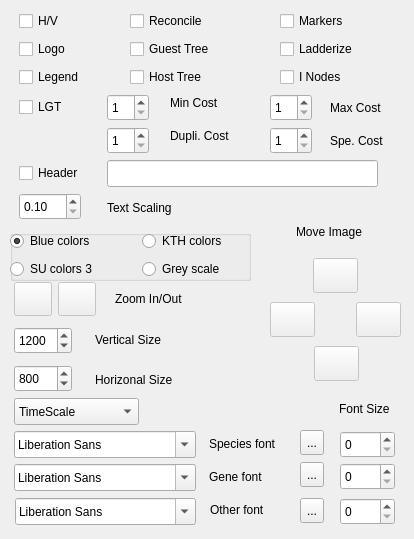
<?xml version="1.0" encoding="UTF-8"?>
<ui version="4.0">
 <class>Parameters</class>
 <widget class="QWidget" name="Parameters">
  <property name="geometry">
   <rect>
    <x>0</x>
    <y>0</y>
    <width>414</width>
    <height>539</height>
   </rect>
  </property>
  <property name="sizePolicy">
   <sizepolicy hsizetype="Fixed" vsizetype="Fixed">
    <horstretch>0</horstretch>
    <verstretch>0</verstretch>
   </sizepolicy>
  </property>
  <property name="minimumSize">
   <size>
    <width>414</width>
    <height>499</height>
   </size>
  </property>
  <property name="maximumSize">
   <size>
    <width>414</width>
    <height>600</height>
   </size>
  </property>
  <property name="windowTitle">
   <string>Parameters</string>
  </property>
  <widget class="QCheckBox" name="checkBoxHV">
   <property name="geometry">
    <rect>
     <x>19</x>
     <y>10</y>
     <width>55</width>
     <height>22</height>
    </rect>
   </property>
   <property name="toolTip">
    <string extracomment="Swith Horizonal/Vertical orientation"/>
   </property>
   <property name="statusTip">
    <string extracomment="Swith Horizonal/Vertical orientation"/>
   </property>
   <property name="text">
    <string>H/V</string>
   </property>
  </widget>
  <widget class="QPushButton" name="pushButtonMoveDown">
   <property name="enabled">
    <bool>false</bool>
   </property>
   <property name="geometry">
    <rect>
     <x>314</x>
     <y>346</y>
     <width>45</width>
     <height>35</height>
    </rect>
   </property>
   <property name="text">
    <string/>
   </property>
   <property name="icon">
    <iconset>
     <activeoff>:/images/1311772376_Arrow Down.png</activeoff>
    </iconset>
   </property>
  </widget>
  <widget class="QSpinBox" name="spinBoxMinCost">
   <property name="enabled">
    <bool>true</bool>
   </property>
   <property name="geometry">
    <rect>
     <x>107</x>
     <y>94</y>
     <width>42</width>
     <height>27</height>
    </rect>
   </property>
   <property name="toolTip">
    <string extracomment="Minimum cost of Scenarios allowed"/>
   </property>
   <property name="statusTip">
    <string extracomment="Minimum cost of Scenarios allowed"/>
   </property>
   <property name="minimum">
    <number>1</number>
   </property>
   <property name="maximum">
    <number>20</number>
   </property>
  </widget>
  <widget class="QSpinBox" name="spinBoxSpeCost">
   <property name="enabled">
    <bool>true</bool>
   </property>
   <property name="geometry">
    <rect>
     <x>270</x>
     <y>127</y>
     <width>42</width>
     <height>27</height>
    </rect>
   </property>
   <property name="toolTip">
    <string extracomment="Cost of a speciation event"/>
   </property>
   <property name="statusTip">
    <string extracomment="Cost of a speciation event"/>
   </property>
   <property name="minimum">
    <number>1</number>
   </property>
   <property name="maximum">
    <number>10</number>
   </property>
  </widget>
  <widget class="QFontComboBox" name="fontComboBoxGene">
   <property name="geometry">
    <rect>
     <x>14</x>
     <y>464</y>
     <width>182</width>
     <height>27</height>
    </rect>
   </property>
   <property name="fontFilters">
    <set>QFontComboBox::ScalableFonts</set>
   </property>
  </widget>
  <widget class="QLabel" name="label_2">
   <property name="geometry">
    <rect>
     <x>107</x>
     <y>199</y>
     <width>80</width>
     <height>17</height>
    </rect>
   </property>
   <property name="text">
    <string>Text Scaling</string>
   </property>
  </widget>
  <widget class="QLineEdit" name="lineEditHeaderText">
   <property name="enabled">
    <bool>true</bool>
   </property>
   <property name="geometry">
    <rect>
     <x>107</x>
     <y>160</y>
     <width>271</width>
     <height>27</height>
    </rect>
   </property>
  </widget>
  <widget class="QCheckBox" name="checkBoxLadderize">
   <property name="geometry">
    <rect>
     <x>280</x>
     <y>38</y>
     <width>96</width>
     <height>22</height>
    </rect>
   </property>
   <property name="toolTip">
    <string extracomment="Ladderize the tree right or left"/>
   </property>
   <property name="statusTip">
    <string extracomment="Ladderize the tree right or left"/>
   </property>
   <property name="text">
    <string>Ladderize</string>
   </property>
  </widget>
  <widget class="QLabel" name="label_9">
   <property name="geometry">
    <rect>
     <x>330</x>
     <y>94</y>
     <width>56</width>
     <height>27</height>
    </rect>
   </property>
   <property name="text">
    <string>Max Cost</string>
   </property>
  </widget>
  <widget class="QCheckBox" name="checkBoxHeader">
   <property name="geometry">
    <rect>
     <x>19</x>
     <y>162</y>
     <width>78</width>
     <height>22</height>
    </rect>
   </property>
   <property name="toolTip">
    <string extracomment="Show this text on the top of  the picture"/>
   </property>
   <property name="statusTip">
    <string extracomment="Show this text on the top of  the picture"/>
   </property>
   <property name="text">
    <string>Header</string>
   </property>
  </widget>
  <widget class="QLabel" name="label_5">
   <property name="geometry">
    <rect>
     <x>209</x>
     <y>435</y>
     <width>84</width>
     <height>17</height>
    </rect>
   </property>
   <property name="text">
    <string>Species font</string>
   </property>
  </widget>
  <widget class="QSpinBox" name="spinBoxHorizontalSize">
   <property name="geometry">
    <rect>
     <x>14</x>
     <y>365</y>
     <width>58</width>
     <height>27</height>
    </rect>
   </property>
   <property name="minimum">
    <number>400</number>
   </property>
   <property name="maximum">
    <number>2200</number>
   </property>
   <property name="singleStep">
    <number>10</number>
   </property>
   <property name="value">
    <number>800</number>
   </property>
  </widget>
  <widget class="QPushButton" name="pushButtonMoveUp">
   <property name="enabled">
    <bool>false</bool>
   </property>
   <property name="geometry">
    <rect>
     <x>313</x>
     <y>258</y>
     <width>45</width>
     <height>35</height>
    </rect>
   </property>
   <property name="text">
    <string/>
   </property>
   <property name="icon">
    <iconset>
     <activeoff>:/images/1311772369_Arrow Up.png</activeoff>
    </iconset>
   </property>
  </widget>
  <widget class="QCheckBox" name="checkBoxLogo">
   <property name="geometry">
    <rect>
     <x>19</x>
     <y>38</y>
     <width>62</width>
     <height>22</height>
    </rect>
   </property>
   <property name="toolTip">
    <string extracomment="Show PrimeTV logo"/>
   </property>
   <property name="statusTip">
    <string extracomment="Show PrimeTV logo"/>
   </property>
   <property name="text">
    <string>Logo</string>
   </property>
  </widget>
  <widget class="QDoubleSpinBox" name="doubleSpinBoxTextScale">
   <property name="geometry">
    <rect>
     <x>19</x>
     <y>193</y>
     <width>62</width>
     <height>27</height>
    </rect>
   </property>
   <property name="toolTip">
    <string extracomment="Size of text scalation"/>
   </property>
   <property name="statusTip">
    <string extracomment="Size of text scalation"/>
   </property>
   <property name="minimum">
    <double>0.100000000000000</double>
   </property>
   <property name="maximum">
    <double>10.000000000000000</double>
   </property>
   <property name="singleStep">
    <double>0.200000000000000</double>
   </property>
  </widget>
  <widget class="QCheckBox" name="checkBoxGuest">
   <property name="geometry">
    <rect>
     <x>130</x>
     <y>38</y>
     <width>100</width>
     <height>22</height>
    </rect>
   </property>
   <property name="toolTip">
    <string extracomment="Whether to draw the guest tree or not"/>
   </property>
   <property name="statusTip">
    <string extracomment="Whether to draw the guest tree or not"/>
   </property>
   <property name="text">
    <string>Guest Tree</string>
   </property>
  </widget>
  <widget class="QSpinBox" name="spinBoxDupliCost">
   <property name="enabled">
    <bool>true</bool>
   </property>
   <property name="geometry">
    <rect>
     <x>107</x>
     <y>127</y>
     <width>42</width>
     <height>27</height>
    </rect>
   </property>
   <property name="toolTip">
    <string extracomment="Cost of a duplication event"/>
   </property>
   <property name="statusTip">
    <string extracomment="Cost of a duplication event"/>
   </property>
   <property name="minimum">
    <number>1</number>
   </property>
   <property name="maximum">
    <number>10</number>
   </property>
  </widget>
  <widget class="QCheckBox" name="checkBoxINodes">
   <property name="geometry">
    <rect>
     <x>280</x>
     <y>66</y>
     <width>79</width>
     <height>22</height>
    </rect>
   </property>
   <property name="text">
    <string>I Nodes</string>
   </property>
  </widget>
  <widget class="QLabel" name="label_3">
   <property name="geometry">
    <rect>
     <x>95</x>
     <y>331</y>
     <width>83</width>
     <height>17</height>
    </rect>
   </property>
   <property name="text">
    <string>Vertical Size</string>
   </property>
  </widget>
  <widget class="QLabel" name="label_8">
   <property name="geometry">
    <rect>
     <x>170</x>
     <y>94</y>
     <width>60</width>
     <height>17</height>
    </rect>
   </property>
   <property name="text">
    <string>Min Cost</string>
   </property>
  </widget>
  <widget class="QLabel" name="label_4">
   <property name="geometry">
    <rect>
     <x>95</x>
     <y>371</y>
     <width>96</width>
     <height>17</height>
    </rect>
   </property>
   <property name="text">
    <string>Horizonal Size</string>
   </property>
  </widget>
  <widget class="QLabel" name="label_11">
   <property name="geometry">
    <rect>
     <x>330</x>
     <y>127</y>
     <width>56</width>
     <height>27</height>
    </rect>
   </property>
   <property name="text">
    <string>Spe. Cost</string>
   </property>
  </widget>
  <widget class="QCheckBox" name="checkBoxLegend">
   <property name="geometry">
    <rect>
     <x>19</x>
     <y>66</y>
     <width>77</width>
     <height>22</height>
    </rect>
   </property>
   <property name="text">
    <string>Legend</string>
   </property>
  </widget>
  <widget class="QLabel" name="label_6">
   <property name="geometry">
    <rect>
     <x>209</x>
     <y>468</y>
     <width>69</width>
     <height>17</height>
    </rect>
   </property>
   <property name="text">
    <string>Gene font</string>
   </property>
  </widget>
  <widget class="QPushButton" name="pushButtonMoveRight">
   <property name="enabled">
    <bool>false</bool>
   </property>
   <property name="geometry">
    <rect>
     <x>356</x>
     <y>302</y>
     <width>45</width>
     <height>35</height>
    </rect>
   </property>
   <property name="text">
    <string/>
   </property>
   <property name="icon">
    <iconset>
     <activeoff>:/images/1311772356_Arrow Right.png</activeoff>
    </iconset>
   </property>
  </widget>
  <widget class="QPushButton" name="pushButtonZoomOut">
   <property name="enabled">
    <bool>false</bool>
   </property>
   <property name="geometry">
    <rect>
     <x>14</x>
     <y>282</y>
     <width>38</width>
     <height>34</height>
    </rect>
   </property>
   <property name="toolTip">
    <string extracomment="Zoom In"/>
   </property>
   <property name="statusTip">
    <string extracomment="Zoom In"/>
   </property>
   <property name="styleSheet">
    <string notr="true"/>
   </property>
   <property name="text">
    <string/>
   </property>
   <property name="icon">
    <iconset>
     <activeoff>:/images/Zoom-Out-icon.png</activeoff>
    </iconset>
   </property>
  </widget>
  <widget class="QFontComboBox" name="fontComboBoxSpecies">
   <property name="geometry">
    <rect>
     <x>14</x>
     <y>431</y>
     <width>182</width>
     <height>27</height>
    </rect>
   </property>
   <property name="fontFilters">
    <set>QFontComboBox::ScalableFonts</set>
   </property>
  </widget>
  <widget class="QPushButton" name="pushButtonZoomIn">
   <property name="enabled">
    <bool>false</bool>
   </property>
   <property name="geometry">
    <rect>
     <x>58</x>
     <y>282</y>
     <width>38</width>
     <height>34</height>
    </rect>
   </property>
   <property name="toolTip">
    <string extracomment="Zoom out"/>
   </property>
   <property name="statusTip">
    <string extracomment="Zoom out"/>
   </property>
   <property name="text">
    <string/>
   </property>
   <property name="icon">
    <iconset>
     <activeoff>:/images/Zoom-In-icon.png</activeoff>
    </iconset>
   </property>
  </widget>
  <widget class="QCheckBox" name="checkBoxLGT">
   <property name="geometry">
    <rect>
     <x>19</x>
     <y>96</y>
     <width>55</width>
     <height>22</height>
    </rect>
   </property>
   <property name="toolTip">
    <string extracomment="Include Horizonal transfer"/>
   </property>
   <property name="statusTip">
    <string extracomment="Include Horizonal transfer"/>
   </property>
   <property name="text">
    <string>LGT</string>
   </property>
  </widget>
  <widget class="QLabel" name="label_10">
   <property name="geometry">
    <rect>
     <x>170</x>
     <y>127</y>
     <width>74</width>
     <height>17</height>
    </rect>
   </property>
   <property name="text">
    <string>Dupli. Cost</string>
   </property>
  </widget>
  <widget class="QCheckBox" name="checkBoxMarkers">
   <property name="geometry">
    <rect>
     <x>280</x>
     <y>10</y>
     <width>84</width>
     <height>22</height>
    </rect>
   </property>
   <property name="toolTip">
    <string extracomment="Activate markers"/>
   </property>
   <property name="statusTip">
    <string extracomment="Activate markers"/>
   </property>
   <property name="text">
    <string>Markers</string>
   </property>
  </widget>
  <widget class="QCheckBox" name="checkBoxReconcile">
   <property name="geometry">
    <rect>
     <x>130</x>
     <y>10</y>
     <width>93</width>
     <height>22</height>
    </rect>
   </property>
   <property name="toolTip">
    <string extracomment="Reconcile trees, when gene tree is given as input"/>
   </property>
   <property name="statusTip">
    <string extracomment="Reconcile trees, when gene tree is given as input"/>
   </property>
   <property name="text">
    <string>Reconcile</string>
   </property>
  </widget>
  <widget class="QSpinBox" name="spinBoxVerticalSize">
   <property name="geometry">
    <rect>
     <x>14</x>
     <y>327</y>
     <width>58</width>
     <height>27</height>
    </rect>
   </property>
   <property name="minimum">
    <number>400</number>
   </property>
   <property name="maximum">
    <number>2200</number>
   </property>
   <property name="singleStep">
    <number>10</number>
   </property>
   <property name="value">
    <number>1200</number>
   </property>
  </widget>
  <widget class="QPushButton" name="pushButtonMoveLeft">
   <property name="enabled">
    <bool>false</bool>
   </property>
   <property name="geometry">
    <rect>
     <x>270</x>
     <y>302</y>
     <width>45</width>
     <height>35</height>
    </rect>
   </property>
   <property name="text">
    <string/>
   </property>
   <property name="icon">
    <iconset>
     <activeoff>:/images/1311772373_Arrow Left.png</activeoff>
    </iconset>
   </property>
  </widget>
  <widget class="QCheckBox" name="checkBoxHost">
   <property name="geometry">
    <rect>
     <x>130</x>
     <y>66</y>
     <width>93</width>
     <height>22</height>
    </rect>
   </property>
   <property name="text">
    <string>Host Tree</string>
   </property>
  </widget>
  <widget class="QComboBox" name="comboBoxTime">
   <property name="geometry">
    <rect>
     <x>14</x>
     <y>398</y>
     <width>125</width>
     <height>27</height>
    </rect>
   </property>
   <item>
    <property name="text">
     <string>TimeScale</string>
    </property>
   </item>
   <item>
    <property name="text">
     <string>NoTimeScale</string>
    </property>
   </item>
   <item>
    <property name="text">
     <string>EdgesByTime</string>
    </property>
   </item>
  </widget>
  <widget class="QSpinBox" name="spinBoxMaxCost">
   <property name="enabled">
    <bool>true</bool>
   </property>
   <property name="geometry">
    <rect>
     <x>270</x>
     <y>94</y>
     <width>42</width>
     <height>27</height>
    </rect>
   </property>
   <property name="toolTip">
    <string extracomment="Maximum cost of Scenarios allowed"/>
   </property>
   <property name="statusTip">
    <string extracomment="Maximum cost of Scenarios allowed"/>
   </property>
   <property name="minimum">
    <number>1</number>
   </property>
   <property name="maximum">
    <number>20</number>
   </property>
  </widget>
  <widget class="QLabel" name="label">
   <property name="geometry">
    <rect>
     <x>115</x>
     <y>290</y>
     <width>91</width>
     <height>17</height>
    </rect>
   </property>
   <property name="text">
    <string>Zoom In/Out</string>
   </property>
  </widget>
  <widget class="QLabel" name="label_7">
   <property name="geometry">
    <rect>
     <x>296</x>
     <y>223</y>
     <width>81</width>
     <height>17</height>
    </rect>
   </property>
   <property name="text">
    <string>Move Image</string>
   </property>
  </widget>
  <widget class="QGroupBox" name="groupBox">
   <property name="geometry">
    <rect>
     <x>10</x>
     <y>230</y>
     <width>241</width>
     <height>51</height>
    </rect>
   </property>
   <property name="title">
    <string/>
   </property>
   <widget class="QRadioButton" name="radioButtonColor3">
    <property name="geometry">
     <rect>
      <x>0</x>
      <y>28</y>
      <width>102</width>
      <height>22</height>
     </rect>
    </property>
    <property name="text">
     <string>SU colors 3</string>
    </property>
   </widget>
   <widget class="QRadioButton" name="radioButtonColor2">
    <property name="geometry">
     <rect>
      <x>132</x>
      <y>0</y>
      <width>102</width>
      <height>22</height>
     </rect>
    </property>
    <property name="text">
     <string>KTH colors</string>
    </property>
   </widget>
   <widget class="QRadioButton" name="radioButtonColor4">
    <property name="geometry">
     <rect>
      <x>132</x>
      <y>28</y>
      <width>102</width>
      <height>22</height>
     </rect>
    </property>
    <property name="text">
     <string>Grey scale</string>
    </property>
   </widget>
   <widget class="QRadioButton" name="radioButtonColor1">
    <property name="geometry">
     <rect>
      <x>0</x>
      <y>0</y>
      <width>101</width>
      <height>22</height>
     </rect>
    </property>
    <property name="text">
     <string>Blue colors</string>
    </property>
    <property name="checked">
     <bool>true</bool>
    </property>
   </widget>
  </widget>
  <widget class="QToolButton" name="speciesColor">
   <property name="geometry">
    <rect>
     <x>300</x>
     <y>430</y>
     <width>24</width>
     <height>25</height>
    </rect>
   </property>
   <property name="text">
    <string>...</string>
   </property>
   <property name="icon">
    <iconset>
     <activeoff>:/images/select-by-color-icon.png</activeoff>
    </iconset>
   </property>
  </widget>
  <widget class="QToolButton" name="geneColor">
   <property name="geometry">
    <rect>
     <x>300</x>
     <y>462</y>
     <width>24</width>
     <height>25</height>
    </rect>
   </property>
   <property name="text">
    <string>...</string>
   </property>
   <property name="icon">
    <iconset>
     <activeoff>:/images/select-by-color-icon.png</activeoff>
    </iconset>
   </property>
  </widget>
  <widget class="QSpinBox" name="spinBoxSpeciesFontSize">
   <property name="geometry">
    <rect>
     <x>340</x>
     <y>431</y>
     <width>55</width>
     <height>27</height>
    </rect>
   </property>
  </widget>
  <widget class="QSpinBox" name="spinBoxGeneFontSize">
   <property name="geometry">
    <rect>
     <x>340</x>
     <y>463</y>
     <width>55</width>
     <height>27</height>
    </rect>
   </property>
  </widget>
  <widget class="QFontComboBox" name="fontComboBoxAll">
   <property name="geometry">
    <rect>
     <x>15</x>
     <y>498</y>
     <width>181</width>
     <height>27</height>
    </rect>
   </property>
   <property name="fontFilters">
    <set>QFontComboBox::ScalableFonts</set>
   </property>
  </widget>
  <widget class="QToolButton" name="allColor">
   <property name="geometry">
    <rect>
     <x>300</x>
     <y>498</y>
     <width>24</width>
     <height>25</height>
    </rect>
   </property>
   <property name="text">
    <string>...</string>
   </property>
   <property name="icon">
    <iconset>
     <activeoff>:/images/select-by-color-icon.png</activeoff>
    </iconset>
   </property>
  </widget>
  <widget class="QLabel" name="label_12">
   <property name="geometry">
    <rect>
     <x>210</x>
     <y>501</y>
     <width>81</width>
     <height>17</height>
    </rect>
   </property>
   <property name="text">
    <string>Other font</string>
   </property>
  </widget>
  <widget class="QSpinBox" name="spinBoxAllFontSize">
   <property name="geometry">
    <rect>
     <x>340</x>
     <y>498</y>
     <width>55</width>
     <height>27</height>
    </rect>
   </property>
  </widget>
  <widget class="QLabel" name="label_13">
   <property name="geometry">
    <rect>
     <x>339</x>
     <y>400</y>
     <width>61</width>
     <height>17</height>
    </rect>
   </property>
   <property name="text">
    <string>Font Size</string>
   </property>
  </widget>
 </widget>
 <resources>
  <include location="application.qrc"/>
 </resources>
 <connections>
  <connection>
   <sender>checkBoxHV</sender>
   <signal>stateChanged(int)</signal>
   <receiver>Parameters</receiver>
   <slot>update()</slot>
   <hints>
    <hint type="sourcelabel">
     <x>46</x>
     <y>20</y>
    </hint>
    <hint type="destinationlabel">
     <x>206</x>
     <y>249</y>
    </hint>
   </hints>
  </connection>
  <connection>
   <sender>checkBoxGuest</sender>
   <signal>stateChanged(int)</signal>
   <receiver>Parameters</receiver>
   <slot>update()</slot>
   <hints>
    <hint type="sourcelabel">
     <x>179</x>
     <y>48</y>
    </hint>
    <hint type="destinationlabel">
     <x>206</x>
     <y>249</y>
    </hint>
   </hints>
  </connection>
  <connection>
   <sender>checkBoxHeader</sender>
   <signal>stateChanged(int)</signal>
   <receiver>Parameters</receiver>
   <slot>update()</slot>
   <hints>
    <hint type="sourcelabel">
     <x>57</x>
     <y>172</y>
    </hint>
    <hint type="destinationlabel">
     <x>206</x>
     <y>249</y>
    </hint>
   </hints>
  </connection>
  <connection>
   <sender>checkBoxHost</sender>
   <signal>stateChanged(int)</signal>
   <receiver>Parameters</receiver>
   <slot>update()</slot>
   <hints>
    <hint type="sourcelabel">
     <x>176</x>
     <y>76</y>
    </hint>
    <hint type="destinationlabel">
     <x>206</x>
     <y>249</y>
    </hint>
   </hints>
  </connection>
  <connection>
   <sender>checkBoxINodes</sender>
   <signal>stateChanged(int)</signal>
   <receiver>Parameters</receiver>
   <slot>update()</slot>
   <hints>
    <hint type="sourcelabel">
     <x>319</x>
     <y>76</y>
    </hint>
    <hint type="destinationlabel">
     <x>206</x>
     <y>249</y>
    </hint>
   </hints>
  </connection>
  <connection>
   <sender>checkBoxLadderize</sender>
   <signal>stateChanged(int)</signal>
   <receiver>Parameters</receiver>
   <slot>update()</slot>
   <hints>
    <hint type="sourcelabel">
     <x>327</x>
     <y>48</y>
    </hint>
    <hint type="destinationlabel">
     <x>206</x>
     <y>249</y>
    </hint>
   </hints>
  </connection>
  <connection>
   <sender>checkBoxLegend</sender>
   <signal>stateChanged(int)</signal>
   <receiver>Parameters</receiver>
   <slot>update()</slot>
   <hints>
    <hint type="sourcelabel">
     <x>57</x>
     <y>76</y>
    </hint>
    <hint type="destinationlabel">
     <x>206</x>
     <y>249</y>
    </hint>
   </hints>
  </connection>
  <connection>
   <sender>checkBoxLogo</sender>
   <signal>stateChanged(int)</signal>
   <receiver>Parameters</receiver>
   <slot>update()</slot>
   <hints>
    <hint type="sourcelabel">
     <x>49</x>
     <y>48</y>
    </hint>
    <hint type="destinationlabel">
     <x>206</x>
     <y>249</y>
    </hint>
   </hints>
  </connection>
  <connection>
   <sender>checkBoxMarkers</sender>
   <signal>stateChanged(int)</signal>
   <receiver>Parameters</receiver>
   <slot>update()</slot>
   <hints>
    <hint type="sourcelabel">
     <x>321</x>
     <y>20</y>
    </hint>
    <hint type="destinationlabel">
     <x>206</x>
     <y>249</y>
    </hint>
   </hints>
  </connection>
  <connection>
   <sender>comboBoxTime</sender>
   <signal>currentIndexChanged(int)</signal>
   <receiver>Parameters</receiver>
   <slot>update()</slot>
   <hints>
    <hint type="sourcelabel">
     <x>81</x>
     <y>411</y>
    </hint>
    <hint type="destinationlabel">
     <x>206</x>
     <y>249</y>
    </hint>
   </hints>
  </connection>
  <connection>
   <sender>doubleSpinBoxTextScale</sender>
   <signal>valueChanged(double)</signal>
   <receiver>Parameters</receiver>
   <slot>update()</slot>
   <hints>
    <hint type="sourcelabel">
     <x>49</x>
     <y>206</y>
    </hint>
    <hint type="destinationlabel">
     <x>206</x>
     <y>249</y>
    </hint>
   </hints>
  </connection>
  <connection>
   <sender>fontComboBoxGene</sender>
   <signal>currentFontChanged(QFont)</signal>
   <receiver>Parameters</receiver>
   <slot>update()</slot>
   <hints>
    <hint type="sourcelabel">
     <x>109</x>
     <y>477</y>
    </hint>
    <hint type="destinationlabel">
     <x>206</x>
     <y>249</y>
    </hint>
   </hints>
  </connection>
  <connection>
   <sender>fontComboBoxSpecies</sender>
   <signal>currentFontChanged(QFont)</signal>
   <receiver>Parameters</receiver>
   <slot>update()</slot>
   <hints>
    <hint type="sourcelabel">
     <x>109</x>
     <y>444</y>
    </hint>
    <hint type="destinationlabel">
     <x>206</x>
     <y>249</y>
    </hint>
   </hints>
  </connection>
  <connection>
   <sender>lineEditHeaderText</sender>
   <signal>textEdited(QString)</signal>
   <receiver>Parameters</receiver>
   <slot>update()</slot>
   <hints>
    <hint type="sourcelabel">
     <x>242</x>
     <y>173</y>
    </hint>
    <hint type="destinationlabel">
     <x>206</x>
     <y>249</y>
    </hint>
   </hints>
  </connection>
  <connection>
   <sender>pushButtonMoveDown</sender>
   <signal>clicked()</signal>
   <receiver>Parameters</receiver>
   <slot>update()</slot>
   <hints>
    <hint type="sourcelabel">
     <x>336</x>
     <y>363</y>
    </hint>
    <hint type="destinationlabel">
     <x>206</x>
     <y>249</y>
    </hint>
   </hints>
  </connection>
  <connection>
   <sender>pushButtonMoveLeft</sender>
   <signal>clicked()</signal>
   <receiver>Parameters</receiver>
   <slot>update()</slot>
   <hints>
    <hint type="sourcelabel">
     <x>292</x>
     <y>319</y>
    </hint>
    <hint type="destinationlabel">
     <x>206</x>
     <y>249</y>
    </hint>
   </hints>
  </connection>
  <connection>
   <sender>pushButtonMoveRight</sender>
   <signal>clicked()</signal>
   <receiver>Parameters</receiver>
   <slot>update()</slot>
   <hints>
    <hint type="sourcelabel">
     <x>378</x>
     <y>319</y>
    </hint>
    <hint type="destinationlabel">
     <x>206</x>
     <y>249</y>
    </hint>
   </hints>
  </connection>
  <connection>
   <sender>pushButtonMoveUp</sender>
   <signal>clicked()</signal>
   <receiver>Parameters</receiver>
   <slot>update()</slot>
   <hints>
    <hint type="sourcelabel">
     <x>335</x>
     <y>275</y>
    </hint>
    <hint type="destinationlabel">
     <x>206</x>
     <y>249</y>
    </hint>
   </hints>
  </connection>
  <connection>
   <sender>pushButtonZoomIn</sender>
   <signal>clicked()</signal>
   <receiver>Parameters</receiver>
   <slot>update()</slot>
   <hints>
    <hint type="sourcelabel">
     <x>81</x>
     <y>298</y>
    </hint>
    <hint type="destinationlabel">
     <x>206</x>
     <y>249</y>
    </hint>
   </hints>
  </connection>
  <connection>
   <sender>pushButtonZoomOut</sender>
   <signal>clicked()</signal>
   <receiver>Parameters</receiver>
   <slot>update()</slot>
   <hints>
    <hint type="sourcelabel">
     <x>37</x>
     <y>298</y>
    </hint>
    <hint type="destinationlabel">
     <x>206</x>
     <y>249</y>
    </hint>
   </hints>
  </connection>
  <connection>
   <sender>spinBoxDupliCost</sender>
   <signal>valueChanged(int)</signal>
   <receiver>Parameters</receiver>
   <slot>update()</slot>
   <hints>
    <hint type="sourcelabel">
     <x>127</x>
     <y>140</y>
    </hint>
    <hint type="destinationlabel">
     <x>206</x>
     <y>249</y>
    </hint>
   </hints>
  </connection>
  <connection>
   <sender>spinBoxHorizontalSize</sender>
   <signal>valueChanged(int)</signal>
   <receiver>Parameters</receiver>
   <slot>update()</slot>
   <hints>
    <hint type="sourcelabel">
     <x>47</x>
     <y>378</y>
    </hint>
    <hint type="destinationlabel">
     <x>206</x>
     <y>249</y>
    </hint>
   </hints>
  </connection>
  <connection>
   <sender>spinBoxMaxCost</sender>
   <signal>valueChanged(int)</signal>
   <receiver>Parameters</receiver>
   <slot>update()</slot>
   <hints>
    <hint type="sourcelabel">
     <x>290</x>
     <y>107</y>
    </hint>
    <hint type="destinationlabel">
     <x>206</x>
     <y>249</y>
    </hint>
   </hints>
  </connection>
  <connection>
   <sender>spinBoxMinCost</sender>
   <signal>valueChanged(int)</signal>
   <receiver>Parameters</receiver>
   <slot>update()</slot>
   <hints>
    <hint type="sourcelabel">
     <x>127</x>
     <y>107</y>
    </hint>
    <hint type="destinationlabel">
     <x>206</x>
     <y>249</y>
    </hint>
   </hints>
  </connection>
  <connection>
   <sender>spinBoxSpeCost</sender>
   <signal>valueChanged(int)</signal>
   <receiver>Parameters</receiver>
   <slot>update()</slot>
   <hints>
    <hint type="sourcelabel">
     <x>290</x>
     <y>140</y>
    </hint>
    <hint type="destinationlabel">
     <x>206</x>
     <y>249</y>
    </hint>
   </hints>
  </connection>
  <connection>
   <sender>spinBoxVerticalSize</sender>
   <signal>valueChanged(int)</signal>
   <receiver>Parameters</receiver>
   <slot>update()</slot>
   <hints>
    <hint type="sourcelabel">
     <x>47</x>
     <y>340</y>
    </hint>
    <hint type="destinationlabel">
     <x>206</x>
     <y>249</y>
    </hint>
   </hints>
  </connection>
 </connections>
</ui>
